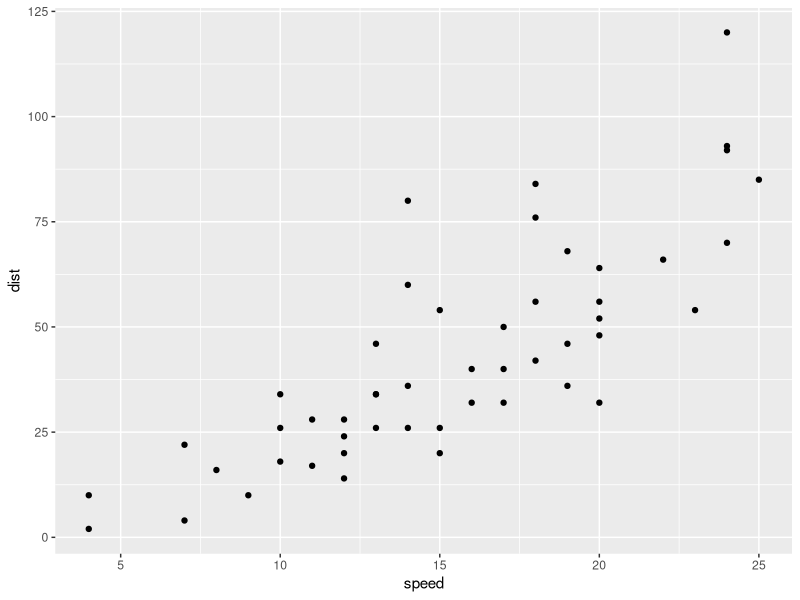
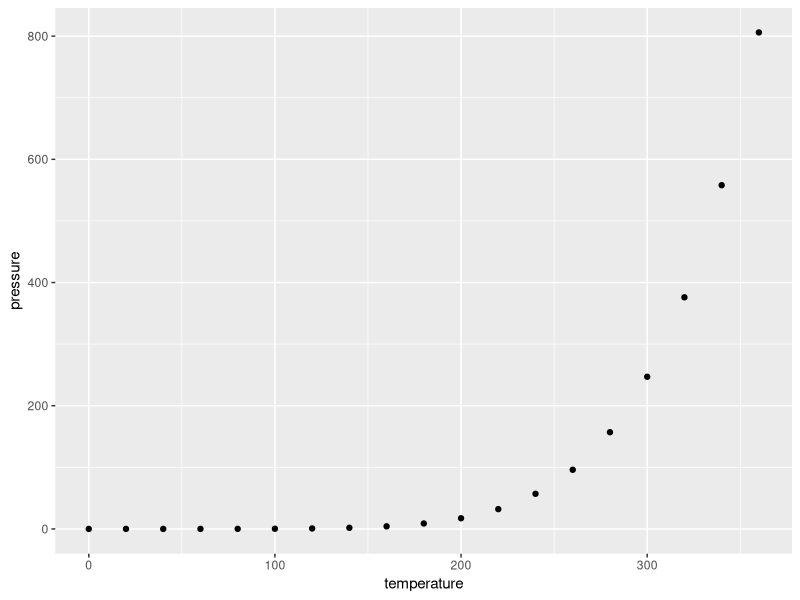
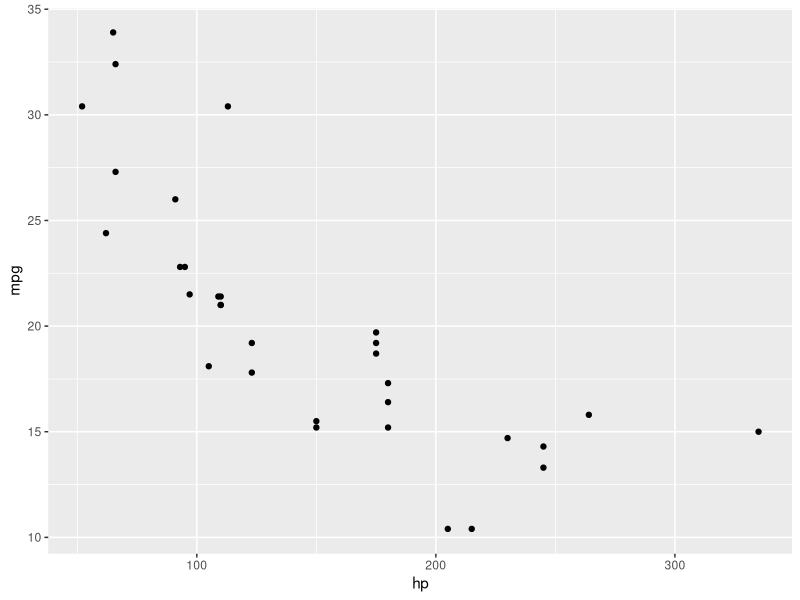

The R source for these figures, in order:
## ---- chunk 1
#| label: setup
#| include: false

# Improve digit display and NA display for kable tables
options(scipen = 1, knitr.kable.NA = "")

# Load necessary packages
library(tidyverse)
library(knitr)
library(kableExtra)
## ---- chunk 2
#| fig-cap: "Image courtesy of giphy.com"
#| fig-align: center
#| out-width: 100%
#| fig-link: "https://giphy.com/gifs/insecurehbo-3og0IT6sIWd1eh7bJm"

include_graphics("https://i.giphy.com/3og0IT6sIWd1eh7bJm.webp")
## ---- chunk 3
#| label: tbl-layout
#| tbl-cap: "Two tables side-by-side"
#| tbl-subcap: 
#|   - "First three rows of cars dataset"
#|   - "First three rows of pressure dataset"
#| layout-ncol: 2

cars |> 
  slice(1:3) |> 
  kable()

pressure |> 
  slice(1:3) |> 
  kable()
## ---- chunk 4
#| label: fig-layout
#| fig-cap: "Three figures in a complex layout"
#| fig-subcap: 
#|   - "cars"
#|   - "pressure"
#|   - "mtcars"
#| layout: [[4, -1, 4], [1]] 

ggplot(cars, aes(speed, dist)) +
  geom_point()

ggplot(pressure, aes(temperature, pressure)) +
  geom_point()

ggplot(mtcars, aes(hp, mpg)) +
  geom_point()
